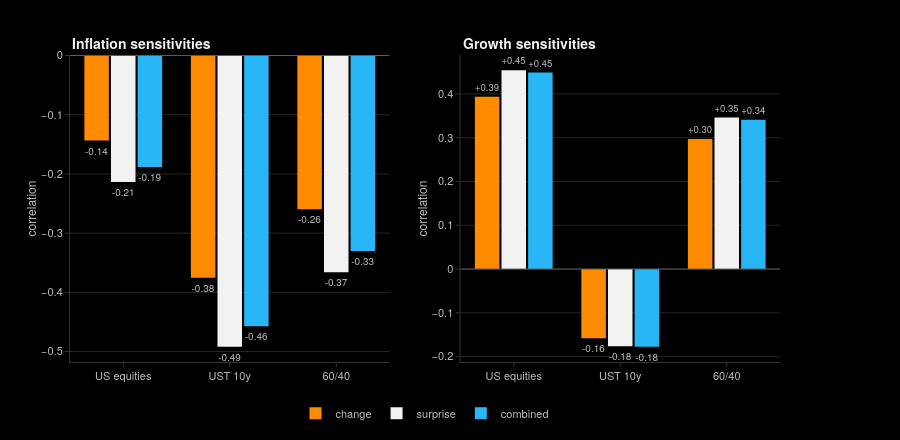

The notebook cell saved with this chart:
### Code cell
sensitivities = metrics.sensitivity_table(yoy_returns[TRADITIONAL + REAL], inflation, growth)

fig = charts.subplots(titles=("Inflation sensitivities", "Growth sensitivities"))
charts.sensitivity_bars(sensitivities, factor="infl", order=TRADITIONAL, fig=fig, row=1, col=1, show_legend=False)
charts.sensitivity_bars(sensitivities, factor="growth", order=TRADITIONAL, fig=fig, row=1, col=2)
fig.show()

sensitivities.loc[TRADITIONAL, [
    "infl_change", "infl_surprise", "infl_combined", "infl_partial",
    "growth_combined", "growth_partial", "nobs",
]].round(3)

### Figure 1 — Plotly figure (JSON) as saved in the notebook; plotly's stock layout.template omitted (floating-point values rounded to 4 significant figures)
{"data": [{"cliponaxis": false, "hovertemplate": "%{x} · change: %{y:+.4r}<extra></extra>", "legendgroup": "change", "marker": {"color": "#ff8c00"}, "name": "change", "showlegend": false, "text": ["-0.14", "-0.38", "-0.26"], "textfont": {"color": "#bdbdbd", "size": 10}, "textposition": "outside", "type": "bar", "x": ["US equities", "UST 10y", "60/40"], "xaxis": "x", "y": [-0.1436, -0.3755, -0.2599], "yaxis": "y"}, {"cliponaxis": false, "hovertemplate": "%{x} · surprise: %{y:+.4r}<extra></extra>", "legendgroup": "surprise", "marker": {"color": "#f2f2f2"}, "name": "surprise", "showlegend": false, "text": ["-0.21", "-0.49", "-0.37"], "textfont": {"color": "#bdbdbd", "size": 10}, "textposition": "outside", "type": "bar", "x": ["US equities", "UST 10y", "60/40"], "xaxis": "x", "y": [-0.2138, -0.4918, -0.366], "yaxis": "y"}, {"cliponaxis": false, "hovertemplate": "%{x} · combined: %{y:+.4r}<extra></extra>", "legendgroup": "combined", "marker": {"color": "#29b6f6"}, "name": "combined", "showlegend": false, "text": ["-0.19", "-0.46", "-0.33"], "textfont": {"color": "#bdbdbd", "size": 10}, "textposition": "outside", "type": "bar", "x": ["US equities", "UST 10y", "60/40"], "xaxis": "x", "y": [-0.1884, -0.4574, -0.33], "yaxis": "y"}, {"cliponaxis": false, "hovertemplate": "%{x} · change: %{y:+.4r}<extra></extra>", "legendgroup": "change", "marker": {"color": "#ff8c00"}, "name": "change", "showlegend": true, "text": ["+0.39", "-0.16", "+0.30"], "textfont": {"color": "#bdbdbd", "size": 10}, "textposition": "outside", "type": "bar", "x": ["US equities", "UST 10y", "60/40"], "xaxis": "x2", "y": [0.3931, -0.1578, 0.2969], "yaxis": "y2"}, {"cliponaxis": false, "hovertemplate": "%{x} · surprise: %{y:+.4r}<extra></extra>", "legendgroup": "surprise", "marker": {"color": "#f2f2f2"}, "name": "surprise", "showlegend": true, "text": ["+0.45", "-0.18", "+0.35"], "textfont": {"color": "#bdbdbd", "size": 10}, "textposition": "outside", "type": "bar", "x": ["US equities", "UST 10y", "60/40"], "xaxis": "x2", "y": [0.4537, -0.1764, 0.3463], "yaxis": "y2"}, {"cliponaxis": false, "hovertemplate": "%{x} · combined: %{y:+.4r}<extra></extra>", "legendgroup": "combined", "marker": {"color": "#29b6f6"}, "name": "combined", "showlegend": true, "text": ["+0.45", "-0.18", "+0.34"], "textfont": {"color": "#bdbdbd", "size": 10}, "textposition": "outside", "type": "bar", "x": ["US equities", "UST 10y", "60/40"], "xaxis": "x2", "y": [0.449, -0.1772, 0.3411], "yaxis": "y2"}], "layout": {"annotations": [{"font": {"color": "#f2f2f2", "size": 14, "weight": "bold"}, "showarrow": false, "text": "Inflation sensitivities", "x": 0.0, "xanchor": "left", "xref": "paper", "y": 1.0, "yanchor": "bottom", "yref": "paper"}, {"font": {"color": "#f2f2f2", "size": 14, "weight": "bold"}, "showarrow": false, "text": "Growth sensitivities", "x": 0.55, "xanchor": "left", "xref": "paper", "y": 1.0, "yanchor": "bottom", "yref": "paper"}], "bargap": 0.25, "bargroupgap": 0.08, "barmode": "group", "height": 440, "hovermode": "closest", "legend": {"orientation": "h", "x": 0.5, "xanchor": "center", "y": -0.12}, "shapes": [{"line": {"color": "#5a5a5a", "width": 1}, "type": "line", "x0": 0, "x1": 1, "xref": "x domain", "y0": 0, "y1": 0, "yref": "y"}, {"line": {"color": "#5a5a5a", "width": 1}, "type": "line", "x0": 0, "x1": 1, "xref": "x2 domain", "y0": 0, "y1": 0, "yref": "y2"}], "xaxis": {"anchor": "y", "domain": [0.0, 0.45], "showgrid": false}, "xaxis2": {"anchor": "y2", "domain": [0.55, 1.0], "showgrid": false}, "yaxis": {"anchor": "x", "domain": [0.0, 1.0], "title": {"text": "correlation"}}, "yaxis2": {"anchor": "x2", "domain": [0.0, 1.0], "title": {"text": "correlation"}}}}
